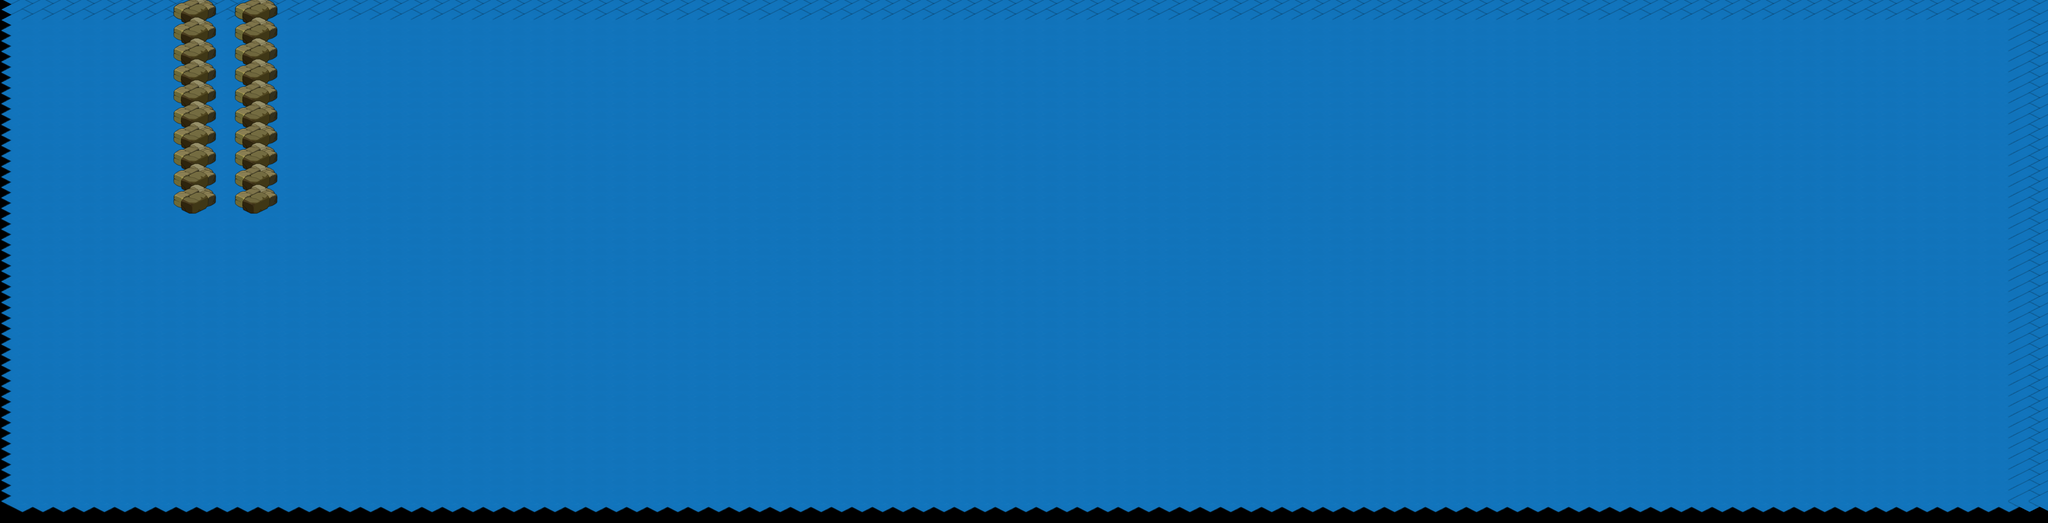

A level layout from a 2D game, rendered from its tile map. Below: a short description, then the map file with tile-grid data replaced by summaries:
An orthogonal 100x50 tile map with 43x22 px tiles, 2 tile layers (Tile Layer 1, Tile Layer 2), 2 tilesets.

<map version="1.0" orientation="orthogonal" width="100" height="50" tilewidth="43" tileheight="22">
 <tileset firstgid="1" name="water" tilewidth="94" tileheight="91">
  <image source="../../t/water.png" trans="ff00ff" width="1974" height="182" />
 </tileset>
 <tileset firstgid="43" name="land" tilewidth="129" tileheight="88">
  <image source="../../t/land.png" trans="ff00ff" width="1935" height="440" />
 </tileset>
 <layer name="Tile Layer 1" width="100" height="50">
  <data>[5000 cells, 5000 non-empty, 1 distinct tile ids]</data>
 </layer>
 <layer name="Tile Layer 2" width="100" height="50">
  <data>[5000 cells, 20 non-empty, 1 distinct tile ids]</data>
 </layer>
</map>
